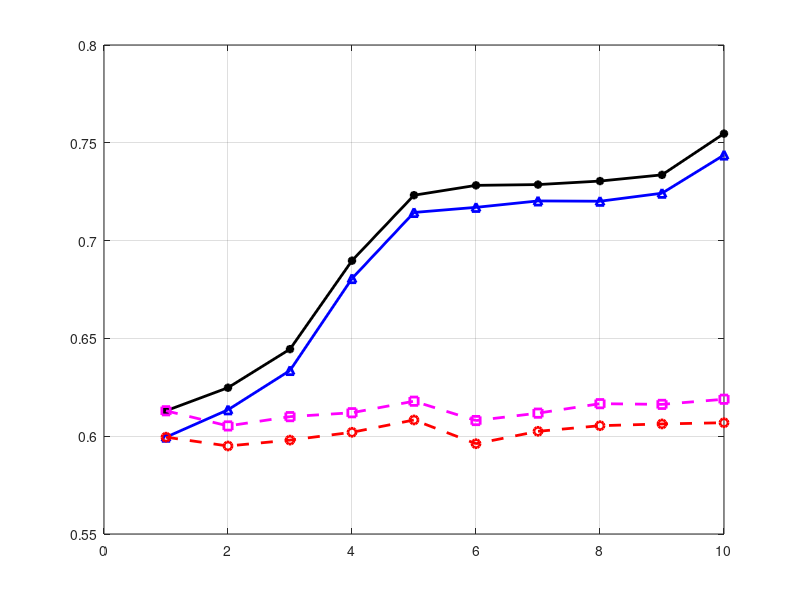

Write MATLAB code to recreate this figure. (Note: this script raises an error after producing the figure.)
% 
% x = 1: 0.1 : 2;
% map = [0.209 0.2098 0.2104 0.2111 0.2121 0.2127 0.2134 0.214 0.2148 0.2152 0.2158];
% plot(x, map);
% xlabel('k1');
% ylabel('MAP');
% title('myBM25 MAP vs. k1');

% x = 0 : 200 : 1000;
% map = [0.216 0.2158 0.2158 0.2158 0.2158 0.2158];
% plot(x, map);
% xlabel('k3');
% ylabel('MAP');
% title('myBM25 MAP vs. k3');

% x = 0.1 : 0.1 : 0.8;
% myObjScore = [0.8874237114561513 0.7710148111716169 0.8188136148113507 0.8153660691348886 0.7777983333242986 0.8333527484521154 .833911606491867 0.9374006721189054 ];
% sensorObjScore = [0.4280903210869078 0.4204277492231784 0.42821688716716155 0.4341548273246564 0.42620940445851474 0.42637851647913144 0.41786966778730933 .42669586797426684];
% myStateScore = [0.8333333333333333 0.6535714285714286 0.7166666666666667 0.715 0.6416666666666666 0.7333333333333333 0.75 0.9];
% plot(x, myObjScore, '-b', 'LineWidth', 12);
% hold on;
% plot(x, sensorObjScore, '*r-', 'LineWidth', 12)
% hold on;
% plot(x, myStateScore, 'yo--', 'LineWidth', 12);
% legend('myObjScore', 'sensorObjScore', 'myStateScore', 0);
% xlabel('density');
% ylabel('fidelity');
% title('Effect of density');


% x = 1 : 1 : 10;
% myObjScore = [1 0.9771725888867018 0.9152789394043515 0.934406780881956 0.8366892049584596 0.8333964011333865 0.8315538636004332 0.8152271090749859 0.8240515249974066 0.8234017763074337 ];
% sensorObjScore = [0.41715148575152394 0.4239812206660624 0.411991013011413 0.44097550655017737 0.43171120580690225 0.42925454197531105 0.43925454197531105 0.42548027916387543 0.42286834243426014 0.41780705677830243 ];
% myStateScore = [1 0.9666666666666666 0.8666666666666666 0.9 0.7333333333333334 0.7333333333333333 0.7333333333333332 0.7 0.7333333333333334 0.725];
% plot(x, myObjScore, '-b', 'LineWidth', 12);
% hold on;
% plot(x, sensorObjScore, '*r-', 'LineWidth', 12)
% hold on;
% plot(x, myStateScore, 'yo--', 'LineWidth', 12);
% legend('myObjScore', 'sensorObjScore', 'myStateScore', 0);
% xlabel('objPerNode');
% ylabel('fidelity');
% title('Effect of object per node (density=0.7, dimension=30, nodeNum=10, stdDev=30)');

% x = 10 : 1 : 19;
% myObjScore = [1 1 1 0.9806476181570577 1 1 0.9770237390411374 0.9820366917610416 1.0 0.9791427438114411 ];
% sensorObjScore = [0.6638286159009998 0.658143359908764 0.6354936692655665 0.6210497114238887 0.6004358468874997 0.5812841879648349 0.5742958481625683 0.5612905040992195 0.5478207941805118 0.5369640825223825];
% myStateScore = [1 1 1 0.975 1 1 0.9666666666666666 0.975 1.0 0.9666666666666668];
% plot(x, myObjScore, '-b', 'LineWidth', 12);
% hold on;
% plot(x, sensorObjScore, '*r-', 'LineWidth', 12)
% hold on;
% plot(x, myStateScore, 'yo--', 'LineWidth', 12);
% legend('myObjScore', 'sensorObjScore', 'myStateScore', 0);
% xlabel('stdDev');
% ylabel('fidelity');
% title('Effect of standard Deviation (density=0.6, dimension=30, nodeNum=10)');
% 
% x = 1 : 1 : 10;
% myObjScore = [1 1.0 1 1 1 1 1 1 1 1];
% sensorObjScore = [0.6833422439219224 0.6754776712595074 0.6675258682623834 0.6592576281314356 0.650144551221691 0.6430008260872162 0.6342200580932328 0.6199228865 0.6004675280212762 0.5985776740864552];
% myStateScore = [1 1.0 1 1 1 1 1 1 1 1];
% plot(x, myObjScore, '-b', 'LineWidth', 6);
% hold on;
% plot(x, sensorObjScore, '*r-', 'LineWidth', 6)
% hold on;
% plot(x, myStateScore, 'yo--', 'LineWidth', 6);
% legend('myObjScore', 'sensorObjScore', 'myStateScore', 0);
% xlabel('mean');
% ylabel('fidelity');
% title('Effect of mean (density=0.6, dimension=30, nodeNum=30, stdDev=10)');

% x = 10 : 2 : 30;
% myObjScore = [0.8243330669182874 0.8407568412027503 0.8891109740140946  0.892008216638352 0.9205598976346707 0.9354847372202745 0.9769556047263415  0.9755839811911761 0.9785566435963527  0.9764048317686737 0.9750283098616332];
% sensorObjScore = [0.5489641510935381 0.5349786549177286 0.5121957198844216 0.5030894945749249 0.49921148601760257 0.5159035755958441 0.5168998466620696 0.5113485632528767 0.518849512375595  0.5161726924850997 0.5214361460048369];
% myStateScore = [.7  0.7333333333333333 0.8333333333333334 0.8333333333333333 0.8666666666666668  0.9 0.9666666666666666 0.9666666666666668 0.9666666666666668 0.9666666666666668 0.9666666666666668];
% plot(x, myObjScore, '-b', 'LineWidth', 6);
% hold on;
% plot(x, sensorObjScore, '*r-', 'LineWidth', 6)
% hold on;
% plot(x, myStateScore, 'yo--', 'LineWidth', 6);
% legend('myObjScore', 'sensorObjScore', 'myStateScore', 0);
% xlabel('dimension');
% ylabel('fidelity');
% title('Effect of dimension (density=0.6, objPerNode=10, nodeNum=30, range=100, mean=0, stdDev=20)');
% 
% x = 2 : 2 : 14;
% myObjScore = [1 0.9786608510371732 0.956965347901981 0.9552521276203674 0.9150825647538984 0.9101918901911118 0.8952892982114318];
% sensorObjScore = [0.5180785387162601 0.5053624270194889 0.5063329209881438 0.5370489145057558 0.5275913426213635  0.5372546046726956  0.5007008449762572];
% myStateScore = [1 0.9666666666666666 0.9333333333333332  0.9333333333333332  0.8666666666666666 0.8666666666666668  0.8333333333333333];
% plot(x, myObjScore, '-b', 'LineWidth', 6);
% hold on;
% plot(x, sensorObjScore, '*r-', 'LineWidth', 6)
% hold on;
% plot(x, myStateScore, 'yo--', 'LineWidth', 6);
% legend('myObjScore', 'sensorObjScore', 'myStateScore', 0);
% xlabel('objPerNode');
% ylabel('fidelity');
% title('Effect of objPerNode (density=0.6, dimension=20, nodeNum=30, range=100, mean=0, stdDev=20)');


% figure(1)
% subplot(1,2,1);
% x = 0.1 : 0.1 : 0.8;
% myObjScore = [0.9700000000000002 0.9479999999999997 0.845 0.8725 0.8366666666666666 0.8600000000000001 0.8633333333333334 0.9166666666666667 ];
% sensorObjScore1 = [0.9085714285714288 0.8939999999999995 0.885 0.9075 0.8833333333333335 0.8900000000000002 0.8833333333333337 0.9233333333333336 ];
% myStateScore1 = [0.9728571428571429 0.9479999999999997 0.845 0.88 0.84 0.8600000000000001 0.8666666666666668 0.9166666666666667 ];
% plot(x, myObjScore, '-b', 'LineWidth', 7);
% hold on;
% plot(x, sensorObjScore1, '*r-', 'LineWidth', 7)
% hold on;
% plot(x, myStateScore1, 'yo--', 'LineWidth', 7);
% legend('myObjScore', 'sensorObjScore', 'myStateScore', 0);
% xlabel('density');
% ylabel('fidelity');
% title('Effect of density(numPerNode=10, nodeNum=20, recall=0.9)');
% 
% subplot(1,2,2);
% x1 = 0.1 : 0.1 : 0.8;
% myObjScore1 = [0.964 0.9279999999999997 0.9419999999999997 0.8759999999999996 0.9039999999999994 0.9079999999999997 0.9099999999999996 0.8999999999999995 ];
% sensorObjScore1 = [0.8939999999999995 0.8919999999999995 0.9019999999999996 0.8879999999999995 0.9139999999999995 0.9039999999999994 0.9099999999999996 0.9059999999999994 ];
% myStateScore1 = [0.966  0.9379999999999998 0.9419999999999997 0.8839999999999997 0.9059999999999994  0.9139999999999996 0.9119999999999995 0.9059999999999995 ];
% plot(x1, myObjScore1, '-b', 'LineWidth', 7);
% hold on;
% plot(x1, sensorObjScore1, '*r-', 'LineWidth', 7)
% hold on;
% plot(x1, myStateScore1, 'yo--', 'LineWidth', 7);
% legend('myObjScore', 'sensorObjScore', 'myStateScore', 0);
% xlabel('density');
% ylabel('fidelity');
% title('Effect of density(numPerNode=10, nodeNum=20, recall=0.9, pathLength=5)');


% x = 1 : 1 : 8;
% myObjScore = [0.8127619047619044 0.6691794871794866 0.5817619047619046 0.4808928571428572 0.41633333333333344 0.47799999999999976 0.4755 0.39];
% sensorObjScore = [0.474361111111111 0.5187097902097901 0.504218253968254 0.48136904761904764 0.4990000000000001 0.524333333333333 0.5179999999999998 0.515];
% myStateScore = [0.9242539682539682 0.747910256410256 0.6531666666666667 0.5358333333333334 0.45433333333333326 0.511 0.49699999999999994 0.4075];
% plot(x, myObjScore, '-b', 'LineWidth', 7);
% hold on;
% plot(x, sensorObjScore, '*r-', 'LineWidth', 7)
% hold on;
% plot(x, myStateScore, 'yo--', 'LineWidth', 7);
% legend('myObjScore', 'sensorObjScore', 'myStateScore', 0);
% xlabel('average in/out degree', 'FontSize', 18);
% ylabel('fidelity', 'FontSize', 18);
% title('Effect of degree (objectNumPerNode=3, dimension=10, nodeNum=30, range=100, stdDev=30)', 'FontSize', 18);


% x = 1 : 1 : 9;
% myObjScore = [0.8165198412698412 0.6810155122655119 0.6540176767676766 0.5848991841491842   0.5408703796203796 0.37857647907647896 0.3723491785991787 0.36861871461871465 0.36744211344211336 ];
% sensorObjScore = [0.7204426406926404 0.576046176046176 0.5152095959595959 0.4778739316239315  0.4328843101343104 0.3776341991341991 0.3795321345321344 0.36098742923742927 0.3719681429681429 ];
% myStateScore = [0.8165198412698412 0.7256998556998556 0.7349015151515149 0.6613517871017873  0.64647205572205594 0.4444556277056275 0.48881951381951366 0.4706531801531802 0.4934731934731934 ];
% plot(x, myObjScore, '-b', 'LineWidth', 7);
% hold on;
% plot(x, sensorObjScore, '*r-', 'LineWidth', 7)
% hold on;
% plot(x, myStateScore, 'yo--', 'LineWidth', 7);
% legend('myObjScore', 'sensorObjScore', 'myStateScore', 0);
% xlabel('objPerNode', 'FontSize', 18);
% ylabel('fidelity', 'FontSize', 18);
% title('Effect of object per node (avgDegree=2, dimension=10, nodeNum=30)', 'FontSize', 18);

% 
% x = 0.1 : 0.1 : 0.9;
% myObjScore = [0.36666666666666664 0.5166666666666667 0.6666666666666666 0.7750000000000001 0.8083333333333332 0.875 0.9583333333333334 0.9583333333333334 0.9666666666666666 ];
% sensorObjScore = [0.09166666666666667 0.2166666666666667 0.2666666666666667 0.4083333333333334 0.5083333333333332 0.575  0.6916666666666667 0.8083333333333332 0.9166666666666666 ];
% myStateScore = [0.36666666666666664 0.5166666666666667 0.6749999999999999 0.7750000000000001 0.8083333333333332 0.875 0.9583333333333334 0.9583333333333334 0.9666666666666666 ];
% sensorStateScore = [0.09166666666666667 0.2166666666666667  0.2750000000000001 0.4083333333333334 0.5083333333333332 0.575  0.6916666666666667 0.8083333333333332 0.9166666666666666 ];
% plot(x, myObjScore, '-b', 'LineWidth', 7);
% hold on;
% plot(x, sensorObjScore, '*r-', 'LineWidth', 7)
% hold on;
% plot(x, myStateScore, 'yo--', 'LineWidth', 7);
% hold on;
% plot(x, sensorStateScore, 'g-', 'LineWidth', 7);
% legend('myObjScore', 'sensorObjScore', 'myStateScore', 'sensorStateScore');
% xlabel('recall', 'FontSize', 18);
% ylabel('fidelity', 'FontSize', 18);
% title('Effect of recall (avgDegree=2, objPerNode=2, height=6, pathLength=6)', 'FontSize', 18);



% x = 1 : 1 : 10;
% myObjScore = [0.95625 0.81625  0.72125 0.73  0.695 0.655 0.65875 0.56125 0.59875 0.5525 ];
% sensorObjScore = [ 0.6 0.6025 0.59 0.6 0.6225  0.61 0.625 0.5875 0.60125 0.58625 ];
% myStateScore = [ 0.9625 0.825 0.73625  0.7375 0.7025 0.665 0.66375 0.575  0.61125 0.5675 ];
% sensorStateScore = [ 0.60625 0.61125 0.60625 0.60875  0.63375 0.62 0.63 0.605 0.615 0.60375 ];
% plot(x, myObjScore, '-b', 'LineWidth', 7);
% hold on;
% plot(x, sensorObjScore, '*r-', 'LineWidth', 7)
% hold on;
% plot(x, myStateScore, 'yo--', 'LineWidth', 7);
% hold on;
% plot(x, sensorStateScore, 'g-', 'LineWidth', 7);
% legend('myObjScore', 'sensorObjScore', 'myStateScore', 'sensorStateScore');
% xlabel('degree', 'FontSize', 18);
% ylabel('fidelity', 'FontSize', 18);
% title('Effect of degree of graph (objPerNode=5, recall = 0.6, pathLength=8)', 'FontSize', 18);

% 
% 
% x = 1 : 1 : 6;
% myObjScore = [ 0.6 0.65 0.6733333333333335 0.7575 0.885999999999999  0.9066666666666663 ];
% sensorObjScore = [ 0.6 0.595  0.58 0.575 0.584 0.585];
% myStateScore = [ 0.6 0.65  0.6733333333333335 0.7575 0.885999999999999 0.9066666666666663 ];
% sensorStateScore = [ 0.6 0.595 0.58 0.575 0.584  0.585];
% plot(x, myObjScore, '-b', 'LineWidth', 7);
% hold on;
% plot(x, sensorObjScore, '*r-', 'LineWidth', 7)
% hold on;
% plot(x, myStateScore, 'yo--', 'LineWidth', 7);
% hold on;
% plot(x, sensorStateScore, 'g-', 'LineWidth', 7);
% legend('myObjScore', 'sensorObjScore', 'myStateScore', 'sensorStateScore');
% xlabel('pathLength', 'FontSize', 18);
% ylabel('fidelity', 'FontSize', 18);
% title('Effect of pathLength of Tree (avgDegree=2, objPerNode=2, recall=0.6,height=6)', 'FontSize', 18);


% x = 0.1 : 0.1 : 0.9;
% myObjScore = [ 0.125 0.2 0.35 0.53125 0.6375 0.725 0.90625 0.91875 0.975 ];
% sensorObjScore = [ 0.0875  0.20625 0.2625 0.36875 0.48125 0.55 0.7 0.83125 0.88125 ];
% myStateScore = [0.1375 0.225 0.36875 0.5375 0.65625 0.7375 0.91875 0.91875 0.975 ];
% sensorStateScore = [0.1  0.25625 0.2875 0.375 0.5 0.5625 0.7125 0.83125 0.88125];
% plot(x, myObjScore, '-b', 'LineWidth', 7);
% hold on;
% plot(x, sensorObjScore, '*r-', 'LineWidth', 7)
% hold on;
% plot(x, myStateScore, 'yo--', 'LineWidth', 7);
% hold on;
% plot(x, sensorStateScore, 'g-', 'LineWidth', 7);
% legend('myObjScore', 'sensorObjScore', 'myStateScore', 'sensorStateScore');
% xlabel('recall', 'FontSize', 18);
% ylabel('fidelity', 'FontSize', 18);
% title('Effect of Graph Recall (avgDegree=3, objPerNode=5, nodeNum=30, pathLength=8)', 'FontSize', 18);

% x = 1 : 1 : 10;
% myObjScore = [0.51 0.645 0.60966666666666668 0.66 0.626 0.6866666666666669 0.6814285714285714 0.7525 0.7888888888888882  0.7560000000000002 ];
% sensorObjScore = [0.51  0.61 0.5499999999998 0.5675 0.5879999999999999 0.5833333333333335 0.5657142857142858  0.60375  0.6199999999999999 0.6030000000000002
%  ];
% myStateScore = [0.51  0.655 0.61333333333332 0.68 0.6399999999999999 0.6900000000000002 0.701428571428571 0.76125 0.7988888888888883  0.7650000000000002];
% sensorStateScore = [0.51 0.62 0.553333333333333 0.59 0.6039999999999999 0.5900000000000003 0.5857142857142857 0.6125 0.6299999999999999  0.6140000000000003];
% plot(x, myObjScore, '-b', 'LineWidth', 7);
% hold on;
% plot(x, sensorObjScore, '*r-', 'LineWidth', 7)
% hold on;
% plot(x, myStateScore, 'yo--', 'LineWidth', 7);
% hold on;
% plot(x, sensorStateScore, 'g-', 'LineWidth', 7);
% legend('myObjScore', 'sensorObjScore', 'myStateScore', 'sensorStateScore');
% xlabel('pathLength', 'FontSize', 18);
% ylabel('fidelity', 'FontSize', 18);
% title('Effect of Graph pathLength (avgDegree=3, objPerNode=5, nodeNum=30, recall=0.6)', 'FontSize', 18);

% x = 1 : 10;
% myObjScore = [ 0.9083333333333333 0.97 0.8916666666666664 0.9033333333333328 0.9216666666666664 0.9433333333333335  0.8983333333333331  0.8949999999999992 0.8949999999999996 0.8799999999999999 ];
% sensorObjScore = [0.6233333333333333 0.5983333333333334 0.6183333333333334 0.6216666666666667 0.5999999999999999 0.5849999999999999 0.6466666666666666 0.625 0.5983333333333334 0.5900000000000001 ];
% myStateScore = [ 0.9083333333333333  0.9716666666666666 0.8933333333333331 0.9099999999999995  0.9249999999999998 0.9466666666666668 0.9049999999999998 0.8999999999999991 0.8966666666666663 0.8849999999999999 ];
% sensorStateScore = [0.6233333333333333  0.6 0.62  0.6283333333333334 0.6033333333333332 0.588333333333333 0.6533333333333333 0.6300000000000001 0.6 0.5950000000000001 ];
% plot(x, myObjScore, '-b', 'LineWidth', 7);
% hold on;
% plot(x, sensorObjScore, '*r-', 'LineWidth', 7)
% hold on;
% plot(x, myStateScore, 'yo--', 'LineWidth', 7);
% hold on;
% plot(x, sensorStateScore, 'g-', 'LineWidth', 7);
% legend('myObjScore', 'sensorObjScore', 'myStateScore', 'sensorStateScore');
% xlabel('objPerNode', 'FontSize', 18);
% ylabel('fidelity', 'FontSize', 18);
% title('Effect of objPerNode of Tree (avgDegree=2, pathLength=6, recall=0.6,height=6)', 'FontSize', 18);


% x = 1 : 10;
% myObjScore = [0.790625 0.754375 0.726875 0.779375 0.79375 0.77875 0.739375 0.68875 0.775625 0.725625 ];
% sensorObjScore = [ 0.60125 0.614375 0.606875 0.60625 0.62625 0.608125 0.586875 0.595 0.61375 0.609375 ];
% myStateScore = [0.790625 0.761875 0.73625 0.7925 0.8 0.7925 0.748125 0.699375 0.786875 0.738125];
% sensorStateScore = [ 0.60125 0.621875  0.6175 0.62125 0.6325 0.62312 0.595625 0.605625 0.62625 0.624375];
% plot(x, myObjScore, '-b', 'LineWidth', 7);
% hold on;
% plot(x, sensorObjScore, '*r-', 'LineWidth', 7)
% hold on;
% plot(x, myStateScore, 'yo--', 'LineWidth', 7);
% hold on;
% plot(x, sensorStateScore, 'g-', 'LineWidth', 7);
% legend('myObjScore', 'sensorObjScore', 'myStateScore', 'sensorStateScore');
% xlabel('objPerNode', 'FontSize', 18);
% ylabel('fidelity', 'FontSize', 18);
% title('Effect of objPerNode of Graph (avgDegree=3, pathLength=8, nodeNum=30, recall=0.6)', 'FontSize', 18);

% x = 15 : 3 : 42;
% myObjScore = [0.74687 0.72 0.713125 0.725 0.749375 0.735 0.809375 0.72625 0.683125 0.75625 ];
% sensorObjScore = [0.6225 0.581875 0.601875 0.600625 0.6025 0.620625 0.60625 .584375 0.573125 0.625625 ];
% myStateScore = [0.761875 0.736875 0.7275 0.74 0.75875 0.74625 0.818125 0.73375 0.69125 0.76 ];
% sensorStateScore = [0.638125 0.6 0.61625 0.6175 0.6125 0.633125 0.615 0.5925 0.5825 0.63];
% plot(x, myObjScore, '-b', 'LineWidth', 7);
% hold on;
% plot(x, sensorObjScore, '*r-', 'LineWidth', 7)
% hold on;
% plot(x, myStateScore, 'yo--', 'LineWidth', 7);
% hold on;
% plot(x, sensorStateScore, 'g-', 'LineWidth', 7);
% legend('myObjScore', 'sensorObjScore', 'myStateScore', 'sensorStateScore');
% xlabel('nodeNum', 'FontSize', 18);
% ylabel('fidelity', 'FontSize', 18);
% title('Effect of nodeNum of Graph (avgDegree=3, pathLength=8, objPerNode=5, recall=0.6)', 'FontSize', 18);

% x =  0.1 : 0.1 : 1;
% myObjScore = [ 0.525 0.6333333333333332 0.7383333333333333 0.8616666666666666 0.895 0.9466666666666665 0.98 1 1 1];
% sensorObjScore = [0.11499999999999996 0.21000000000000008 0.3166666666666667 0.39000000000000007 0.4933333333333334 0.5966666666666663 0.7033333333333331 0.8001 0.9003 1.0];
% myStateScore = [0.525 0.6333333333333332 0.7383333333333333  0.8616666666666666 0.8983333333333334 0.9516666666666665 0.98 1 1 1];
% sensorStateScore = [0.11499999999999996 0.21000000000000008 0.3166666666666667 0.39000000000000007 0.4966666666666668  0.5916666666666664 0.7033333333333331  0.8001 0.9003 1];
% plot(x, myObjScore, '-b', 'LineWidth', 7);
% hold on;
% plot(x, sensorObjScore, '*r-', 'LineWidth', 7)
% hold on;
% plot(x, myStateScore, 'yo--', 'LineWidth', 7);
% hold on;
% plot(x, sensorStateScore, 'g-', 'LineWidth', 7);
% legend('myObjScore', 'sensorObjScore', 'myStateScore', 'sensorStateScore');
% xlabel('recall', 'FontSize', 18);
% ylabel('fidelity', 'FontSize', 18);
% title('Effect of recall of Tree(rooted) (avgDegree=3, objPerNode=5, height=5, pathLength=6)', 'FontSize', 18);

% x = 1 : 10;
% myObjScore = [0.8683333333333333 0.8799999999999997 0.8616666666666666 0.8633333333333332 0.8716666666666665 0.8666666666666667  0.88 0.8866666666666663 0.8666666666666663 0.8416666666666665 ];
% sensorObjScore = [0.5833333333333335 0.5966666666666668  0.6033333333333334 0.5966666666666665  0.6016666666666667 0.59 0.5749999999999997 0.6066666666666665 0.5983333333333333 0.6100000000000001 ];
% myStateScore = [0.8683333333333333 0.8799999999999997 0.8633333333333334 0.8666666666666665 0.8716666666666665 0.8683333333333333 0.8816666666666666 0.8899999999999997 0.868333333333333 0.843333333333333 ];
% sensorStateScore = [0.5833333333333335 0.5966666666666668 0.6050000000000001 0.5999999999999999 0.6016666666666667 0.5916666666666667  0.5766666666666664 0.6099999999999999 0.6 0.6116666666666668];
% plot(x, myObjScore, '-b', 'LineWidth', 7);
% hold on;
% plot(x, sensorObjScore, '*r-', 'LineWidth', 7)
% hold on;
% plot(x, myStateScore, 'yo--', 'LineWidth', 7);
% hold on;
% plot(x, sensorStateScore, 'g-', 'LineWidth', 7);
% legend('myObjScore', 'sensorObjScore', 'myStateScore', 'sensorStateScore');
% xlabel('objPerNode', 'FontSize', 18);
% ylabel('fidelity', 'FontSize', 18);
% title('Effect of ObjPerNode of Tree(rooted) (avgDegree=3, recall=0.6, height=5, pathLength=6)', 'FontSize', 18);

%% this one is not very good.
% x = 1 : 6;
% myObjScore = [0.99 0.995 0.8399999999999999 0.8275 0.8566666666666666 0.8619999999999997 ];
% sensorObjScore = [0.68 0.645 0.6266666666666665 0.605 0.58 0.608 ];
% myStateScore = [1.0 0.995 0.8399999999999999 0.8325 0.8566666666666666 0.8659999999999997 ];
% sensorStateScore = [0.69 0.645 0.6266666666666665 0.61 0.58 0.6119999999999999 ];
% plot(x, myObjScore, '-b', 'LineWidth', 7);
% hold on;
% plot(x, sensorObjScore, '*r-', 'LineWidth', 7)
% hold on;
% plot(x, myStateScore, 'yo--', 'LineWidth', 7);
% hold on;
% plot(x, sensorStateScore, 'g-', 'LineWidth', 7);
% legend('myObjScore', 'sensorObjScore', 'myStateScore', 'sensorStateScore');
% xlabel('objPerNode', 'FontSize', 18);
% ylabel('fidelity', 'FontSize', 18);
% title('Effect of pathLength of Tree(rooted) (avgDegree=3, recall=0.6, height=5, objPerNode=5)', 'FontSize', 18);
% 

% x = 1 : 1 : 10;
% myObjScore = [0.604 0.6315 0.7018333333333372 0.688125 0.7499999999999943 0.6979999999999992 0.7187142857142921 0.672375 0.714111111111114 0.7621499999999992 ] ;
% sensorObjScore = [0.604 0.5965 0.5913333333333319 0.602 0.6003999999999968 0.6012499999999986 0.6035714285714286 0.601875 0.5985000000000008 0.6021000000000002 ];
% myStateScore = [0.6145 0.6415 0.7118333333333371 0.6995 0.7603999999999951 0.7069166666666656 0.7297857142857213 0.68125 0.7245555555555575 0.7729999999999978 ];
% sensorStateScore = [0.6145  0.6085 0.6018333333333318 0.614 0.6114999999999969 0.6106666666666655 0.6155000000000003 0.612 0.6104444444444452 0.6140000000000001];
% plot(x, myObjScore, '-b', 'LineWidth', 7);
% hold on;
% plot(x, sensorObjScore, '*r-', 'LineWidth', 7)
% hold on;
% plot(x, myStateScore, 'yo--', 'LineWidth', 7);
% hold on;
% plot(x, sensorStateScore, 'g-', 'LineWidth', 7);
% legend('myObjScore', 'sensorObjScore', 'myStateScore', 'sensorStateScore');
% xlabel('pathLength', 'FontSize', 18);
% ylabel('fidelity', 'FontSize', 18);
% title('Effect of Graph pathLength (avgDegree=3, objPerNode=5, nodeNum=30, recall=0.6)', 'FontSize', 18);

x = 1 : 1 : 10;
myObjScore = [0.5995 0.6135 0.6336 0.6806 0.71439 0.7170 0.72028 0.720125 0.7242222 0.7437500 ];
sensorObjScore = [0.5995 0.595 0.598 0.602 0.6083 0.59616 0.6025 0.60537 0.60627 0.60689 ];
myStateScore = [0.613 0.6248 0.64451 0.68975 0.7232 0.72824 0.72864 0.7304375 0.73361 0.754700 ];
sensorStateScore = [0.613 0.60525 0.610 0.612 0.61789 0.608 0.611785 0.616625 0.61627 0.618899 ];
h = figure;
plot(x, myObjScore, 'b^-','LineWidth', 2);
hold on;
plot(x, sensorObjScore, 'ro--','LineWidth', 2)
hold on;
plot(x, myStateScore, 'k*-','LineWidth', 2);
hold on;
plot(x, sensorStateScore, 'ms--','LineWidth', 2);
grid
legend('myObjScore', 'sensorObjScore', 'myStateScore', 'sensorStateScore', 0);
xlabel('pathLength', 'FontSize', 18);
ylabel('fidelity', 'FontSize', 18);
title('Effect of Graph pathLength', 'FontSize', 18)
set(h,'position',[1, 1, 750, 500])
